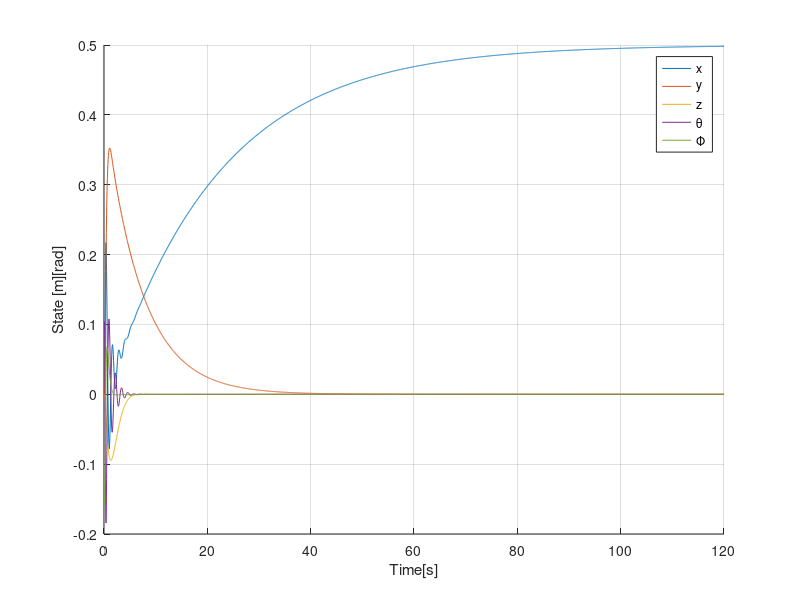

The MATLAB source for this figure:
clear
format compact
close all

%x=[x,xd,θ,θd,β,y,yd,Φ,Φd,γ,z,zd]'
% パラメータ
r = 0.6; % =(2/3)(振子の長さ)
g = 9.81; % 重力加速度 [m/s^2]

A = [0 1 0 0 0 0 0 0 0 0 0 0;
    0 0 0 0 g 0 0 0 0 0 0 0;
    0 0 0 1 0 0 0 0 0 0 0 0;
    0 0 g/r 0 -g/r 0 0 0 0 0 0 0;
    0 0 0 0 0 0 0 0 0 0 0 0;
    0 0 0 0 0 0 1 0 0 0 0 0;
    0 0 0 0 0 0 0 0 0 -g 0 0;
    0 0 0 0 0 0 0 0 1 0 0 0;
    0 0 0 0 0 0 0 g/r 0 -g/r 0 0;
    0 0 0 0 0 0 0 0 0 0 0 0;
    0 0 0 0 0 0 0 0 0 0 0 1;
    0 0 0 0 0 0 0 0 0 0 0 0;];

B = [0 0 0;
    0 0 0;
    0 0 0;
    0 0 0;
    1 0 0;
    0 0 0;
    0 0 0;
    0 0 0;
    0 0 0;
    0 1 0;
    0 0 0;
    0 0 1;];

C = [1 0 0 0 0 0 0 0 0 0 0 0 0];

% 目標値
r0 = 0.5;

% 係数行列を拡大系にする
At = [A ,zeros(12, 1);
     -C             ];
Bt = [B; zeros(1, 3)];

%重みの決定
%        [1, 2, 3, 4, 5, 6, 7, 8, 9, 10, 11, 12, 13]
%        [x,xd, θ,θd, β, y,yd, Φ,Φd,  γ,  z, zd, 追従偏差w]
Q = diag([1, 1, 1, 20, 1, 1, 50, 1, 20, 1, 1, 1, 3000]);
R=diag([1,1,1]);

%lqr法でゲインを求める
Kt = lqr(At, Bt, Q, R);
K1 = Kt(:, 1:12);
K2 = Kt(:, 13);

% シミュレーションの設定
Tf = 120;  % シミュレーション時間 [s]
Ts = 0.05; % サンプリング時間 [s]
T = 0:Ts:Tf;  % シミュレーションの時間軸
N = length(T);  % シミュレーションの時間ステップ数(=201)

% 初期状態の設定。振子を傾けておく。
x0 = [0; 0; 0.1;  0; 0; 0; 0; -0.15; 0; 0; 0; 0; 0];

% 使用する変数等を0で宣言
x = zeros(13, N);
dx = zeros(13, N);
x(:, 1) = x0;
u = zeros(3, N); % 制御入力の初期化
x_ref = zeros(13, N);
u1 = zeros(3,1);
u2 = zeros(3,1);
a = 0;
da = 0;
y = zeros(13, N);

for k = 1:N-1

    % 状態フィードバックによる制御入力の計算
    u1(:,k) = -K1*(x(1:12, k) - x_ref(1:12, k));

    integral_diff = Ts*x(13, k);
    u2(:,k) = -K2 * integral_diff;

    u = u1 + u2;

    oz=-2*a;

    dx(:,k) = [x(2,k);
               (g+0.5*g*(x(5,k)*x(5,k)+x(10,k)*x(10,k))+u(3,k))*sin(x(5,k));
               x(4,k);
               -x(9,k)*x(9,k)*sin(x(3,k))*cos(x(3,k))+(1/r)*(-((g+0.5*g*(x(5,k)*x(5,k)+x(10,k)*x(10,k))+u(3,k))*sin(x(5,k)))*cos(x(3,k))-(-(g+0.5*g*(x(5,k)*x(5,k)+x(10,k)*x(10,k))+u(3,k))*sin(x(10,k))*cos(x(5,k)))*sin(x(8,k))*sin(x(3,k))+(((g+0.5*g*(x(5,k)*x(5,k)+x(10,k)*x(10,k))+u(3,k))*cos(x(5,k))*cos(x(10,k)))-g+g)*cos(x(8,k))*sin(x(3,k)));
               u(2,k)*sin(a)+u(1,k)*cos(a);
               x(7,k);
               -(g+0.5*g*(x(5,k)*x(5,k)+x(10,k)*x(10,k))+u(3,k))*sin(x(10,k))*cos(x(5,k));
               x(9,k);
               2*x(4,k)*x(9,k)*tan(x(3,k))+(1/r)*(1/cos(x(3,k)))*((-(g+0.5*g*(x(5,k)*x(5,k)+x(10,k)*x(10,k))+u(3,k))*sin(x(10,k))*cos(x(5,k)))*cos(x(8,k))+(((g+0.5*g*(x(5,k)*x(5,k)+x(10,k)*x(10,k))+u(3,k))*cos(x(5,k))*cos(x(10,k)))-g+g)*sin(x(8,k)));
               (u(2,k)*cos(a)-u(1,k)*sin(a))/cos(x(5,k));
               x(12,k);
               (g+0.5*g*(x(5,k)*x(5,k)+x(10,k)*x(10,k))+u(3,k))*cos(x(5,k))*cos(x(10,k))-g;
                r0 - C*x(:,k)]; % 拡大系として追加した追従偏差の行

    %αの更新
    da = -u(2,k)*cos(a)*tan(x(3,k))+u(1,k)*sin(a)*tan(x(3,k))+oz;

    % 1ステップ先の状態の更新
    x(:, k+1) = x(:,k) + dx(:,k)*Ts;
    a = a + da*Ts;
end

figure;
hold on;
plot(T,x(1,:),'DisplayName','x');
plot(T,x(6,:),'DisplayName','y');
plot(T,x(11,:),'DisplayName','z');
plot(T,x(3,:),'DisplayName','θ');
plot(T,x(8,:),'DisplayName','Φ');
legend('show');
xlabel('Time[s]');
ylabel('State [m][rad]');
yticks(min(ylim):0.1:max(ylim));
grid on;